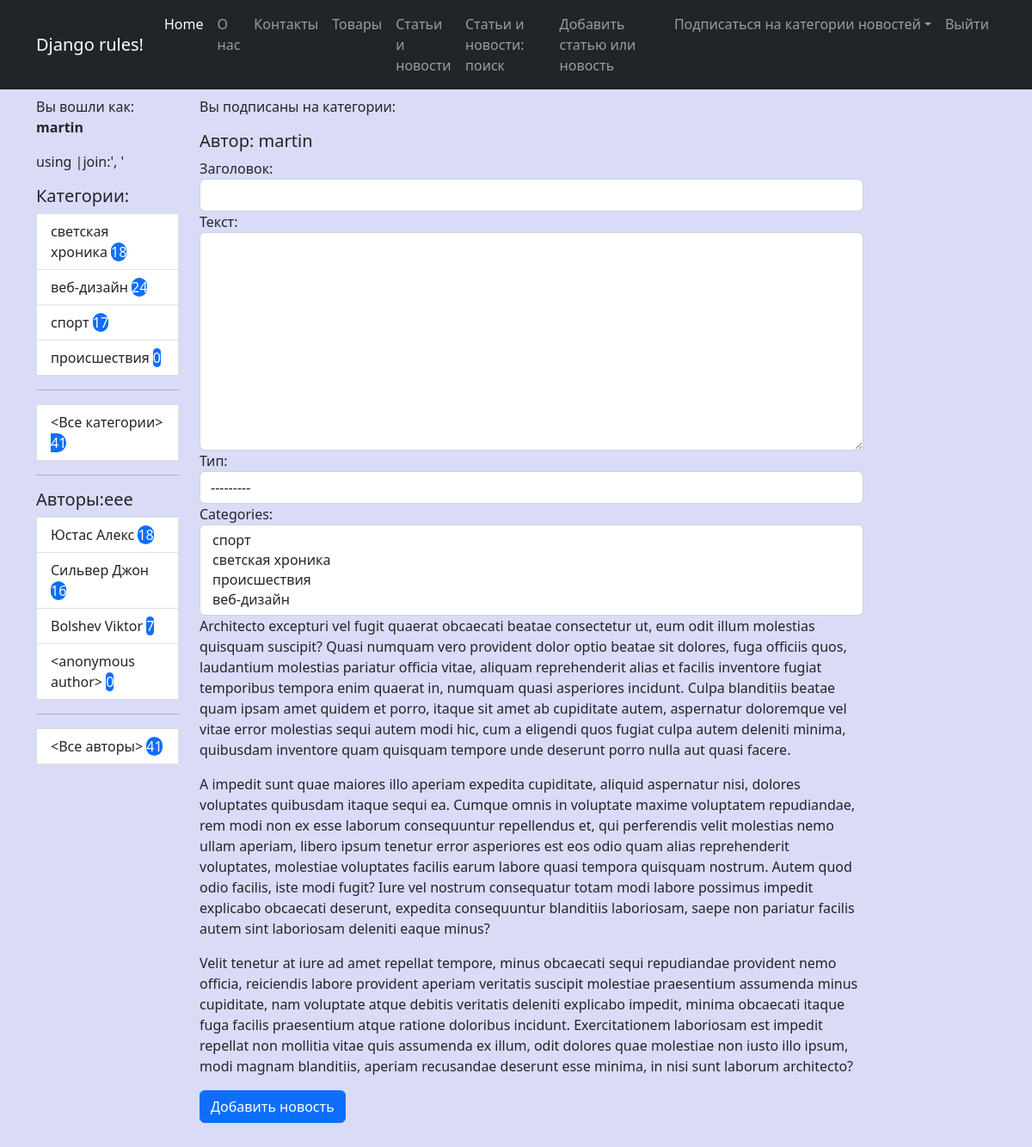
Page /add/ (signed in) on the committed database.
### news/models.py (models this page shows, shortened)
class Category(m.Model):
    name = m.CharField(max_length=30, unique=True, verbose_name="Категория")
    user = m.ManyToManyField(User, through='UserCategory')
    def get_absolute_url(self):
        return reverse_lazy('news_by_cat', kwargs = {'pk':self.id})
    def __str__(self) -> str:
        return self.name
    class Meta:
        ordering = ['-name']
        verbose_name = "Категория"
        verbose_name_plural = 'Категории'

class Author(m.Model):
    user = m.OneToOneField(User, on_delete=m.CASCADE)
    rating = m.SmallIntegerField(default=0, verbose_name='Рейтинг')
    def get_absolute_url(self):
        return reverse_lazy('news_by_author', kwargs = {'pk':self.id})
    def __str__(self) -> str:
        name = f"{self.user.last_name} {self.user.first_name}".strip()
        name = '<anonymous author>' if not name else name
        return name

### news/views.py (the view, shortened to what this page needs)
# urls.py: path('add/', NewsCreate.as_view(), name='add_news'),
class NewsCreate(LoginRequiredMixin, PermissionRequiredMixin, CreateView):
    template_name = 'news/news_create.html'
    form_class = NewsForm
    permission_required = ('news.add_post', )
    def get_context_data(self, **kwargs):
        context = super().get_context_data(**kwargs)
        context['is_not_author'] = not self.request.user.groups.filter(name = 'authors').exists()
        context['categories'] = Category.objects.annotate(cnt=Count('post'))
        context['news_count'] = Post.objects.all().count
        context['authors'] = Author.objects.annotate(cnt=Count('post'))
        current_user = User.objects.get(pk=self.request.user.id)
        return context

### news/forms.py
class NewsForm(forms.ModelForm):
    class Meta:
        model = Post
        fields = ['title', 'content', 'type', 'categories']
        widgets = {
            'title': forms.TextInput(attrs={'class': 'form-control',}),
            'author': forms.Select(attrs={'class': 'form-control'}),
            'content': forms.Textarea(attrs={'class': 'form-control', 'rows':10 }),
            'type': forms.Select(attrs={'class': 'form-control'}),
            'categories': forms.SelectMultiple(attrs={'class': 'form-control'}),
        }

### news/templates/news/news_create.html (shortened to what this page needs)
{% extends 'base.html' %}
{% load custom_filters %}
{% block content %}
<h5>Автор: {{ request.user.username }}</h5>
<form method="POST">
    {{ form }}
    {% lorem 3 p random %}
    <button type="submit" class="btn btn-primary">Добавить новость</button>
</form>
{% endblock content %}

### templates/base.html (shortened to what this page needs)
{% load static %}
{% load custom_filters %}
<!DOCTYPE html>
<html lang="en">
    <head>
        <link href="https://cdn.jsdelivr.net/npm/bootstrap@5.2.1/dist/css/bootstrap.min.css" rel="stylesheet">
        <link href="https://getbootstrap.com/docs/5.2/assets/css/docs.css" rel="stylesheet">
        <link href="{% static 'css/my_style.css' %}" rel="stylesheet" type="text/css">
    </head>
    <body>
        {% include 'inc/_navbar.html' %}
        <div class="container">
            <div class="row mt-2">
                <div class="col-lg-2">
                    <p>Вы вошли как: <b>{{ request.user.username }}</b>
                        <p>{{ cats_by_user|join:', '}}</p><span class="comment">using |join:', '</span>
                    </p>
                    {% include 'inc/_sidebar.html' %}
                </div>
                <div class="col-lg-10">
                    <p>Вы подписаны на категории:
                    </p>
                    <div class="col-lg-10 text-start">
                        {% block content %}{% endblock content %}
                    </div>
                </div>
            </div>
        </div>
    </body>
</html>

### templates/inc/_sidebar.html
<div class="list-group">
    <h5>Категории:</h5>
    <div class="col-lt-1">
        {% for cat in categories %}
        <a href="{{ cat.get_absolute_url }}" class="list-group-item list-group-item-action" aria-current="true">
        {{ cat.name }} <span class="'badge rounded-pill text-bg-primary">{{ cat.cnt }}</span>
        </a>
        {% endfor %}
        <hr>
        <a href="{% url 'all_news' %}" class="list-group-item list-group-item-action" aria-current="true">
            <Все категории> <span class="'badge rounded-pill text-bg-primary"> {{ news_count }}</span>
        </a>
    </div>
</div>
<hr>
<h5>Авторы:eee</h5>
<div class="list-group">
    <div class="col-lt-1">
        {% for auth in authors %}
        <a href="{{ auth.get_absolute_url }}" class="list-group-item list-group-item-action" aria-current="true">
        {{ auth|default:'anonymous' }} <span class="'badge rounded-pill text-bg-primary"> {{ auth.cnt }}</span>
        </a>
        {% endfor %}
        <hr>
        <a href="{% url 'all_news' %}" class="list-group-item list-group-item-action" aria-current="true">
            <Все авторы> <span class="'badge rounded-pill text-bg-primary"> {{ news_count }}</span>
        </a>
    </div>
</div>

### static/css/my_style.css (style rules this page uses)
body { background-color: rgb(218, 219, 247); }

### rows in the picture
Category: name "светская хроника", cnt "18"
Category: name "веб-дизайн", cnt "24"
Category: name "спорт", cnt "17"
Category: name "происшествия", cnt "0"
Author: user.first_name "Юстас Алекс", cnt "18"
Author: user.first_name "Сильвер Джон", cnt "16"
Author: user.first_name "Bolshev Viktor", cnt "7"
Author: user.first_name "<anonymous author>", cnt "0"

### other values in the picture
{{ request.user.username }} "martin"
{{ news_count }} "41"
